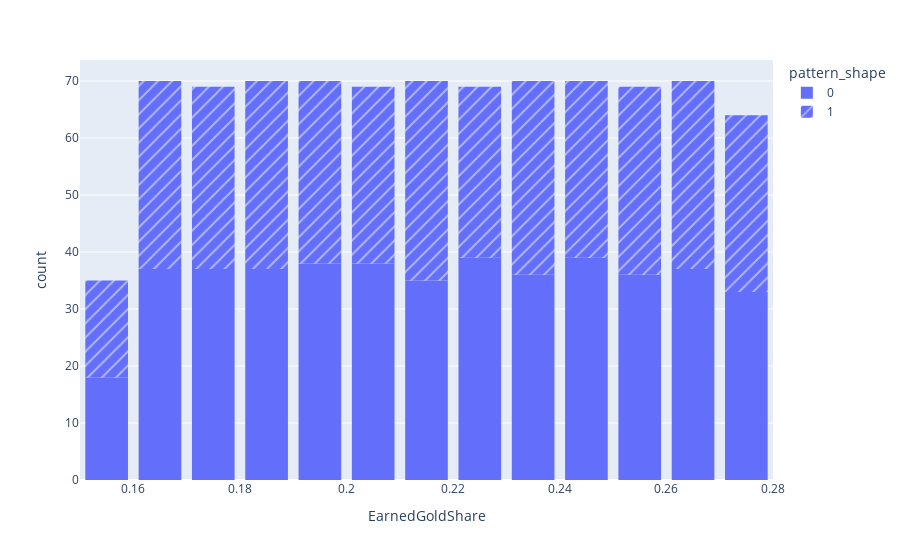

Notebook code cell kept with this figure:
### Code cell
mymean = np.mean(df_wl['avg(earnedgoldshare)'])
mystd = np.std(df_wl['avg(earnedgoldshare)'])
mypd = scipy.stats.norm.pdf((df_wl['avg(earnedgoldshare)']), mymean, mystd)
mult = [-3,-2,-1,0,1,2,3]
distribution = np.linspace(mymean - 3*mystd, mymean + 3*mystd, 865)
stdvals = [(i*mystd)+mymean for i in mult]
print(stdvals)
#px.scatter(df_ta['avg(earnedgoldshare)'], x=x_axis, y=df_ta['avg(earnedgoldshare)'], hover_data=[df_ta['player']])
#px.hist(df_ta['avg(earnedgoldshare)'], x, stats.norm.pdf(x, mymean, mystd), hover_data=[df_ta['player']])
fig = px.histogram(df_wl['avg(earnedgoldshare)'], x=distribution, nbins = 15, labels={'x':'EarnedGoldShare', 'y':'count'}, pattern_shape=df_wl['result'])

fig.update_layout(bargap=0.2)
fig.show()

### Figure 1 — Plotly figure (JSON) as saved in the notebook; plotly's stock layout.template omitted (floating-point values rounded to 4 significant figures; data arrays with more than 128 entries replaced by an {"elided": "..."} marker saying what was removed)
{"data": [{"alignmentgroup": "True", "bingroup": "x", "hovertemplate": "pattern_shape=0<br>EarnedGoldShare=%{x}<br>count=%{y}<extra></extra>", "legendgroup": "0", "marker": {"color": "#636efa", "pattern": {"shape": ""}}, "name": "0", "nbinsx": 15, "offsetgroup": "0", "orientation": "v", "showlegend": true, "type": "histogram", "x": {"elided": "460 float values"}, "xaxis": "x", "yaxis": "y"}, {"alignmentgroup": "True", "bingroup": "x", "hovertemplate": "pattern_shape=1<br>EarnedGoldShare=%{x}<br>count=%{y}<extra></extra>", "legendgroup": "1", "marker": {"color": "#636efa", "pattern": {"shape": "/"}}, "name": "1", "nbinsx": 15, "offsetgroup": "1", "orientation": "v", "showlegend": true, "type": "histogram", "x": {"elided": "405 float values"}, "xaxis": "x", "yaxis": "y"}], "layout": {"bargap": 0.2, "barmode": "relative", "legend": {"title": {"text": "pattern_shape"}, "tracegroupgap": 0}, "margin": {"t": 60}, "xaxis": {"anchor": "y", "domain": [0, 1], "title": {"text": "EarnedGoldShare"}}, "yaxis": {"anchor": "x", "domain": [0, 1], "title": {"text": "count"}}}}
